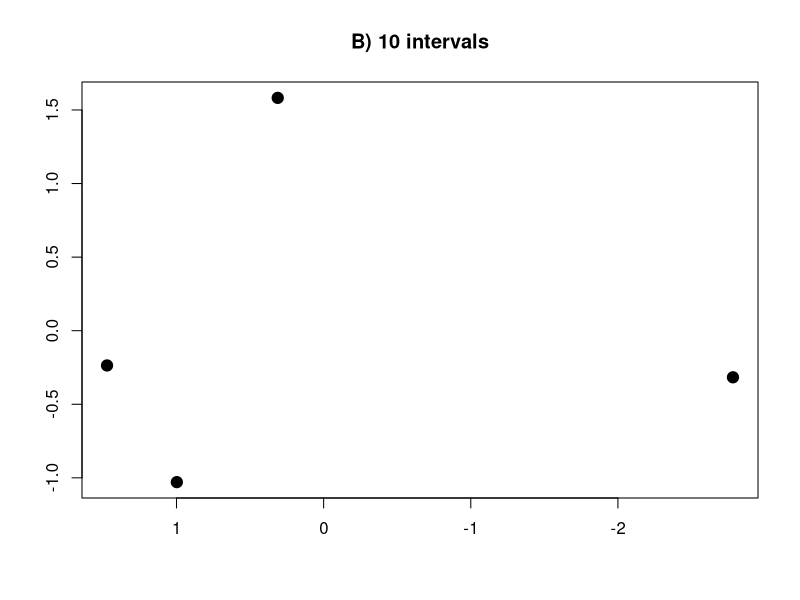
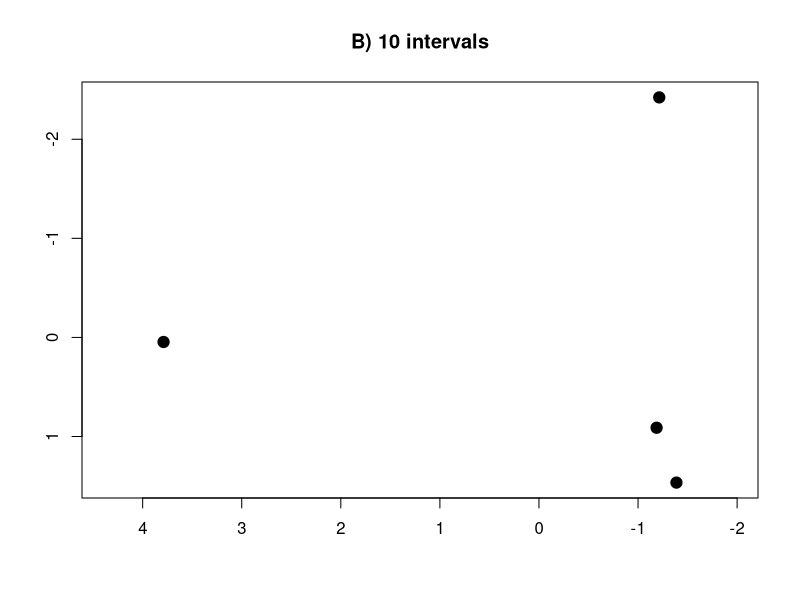
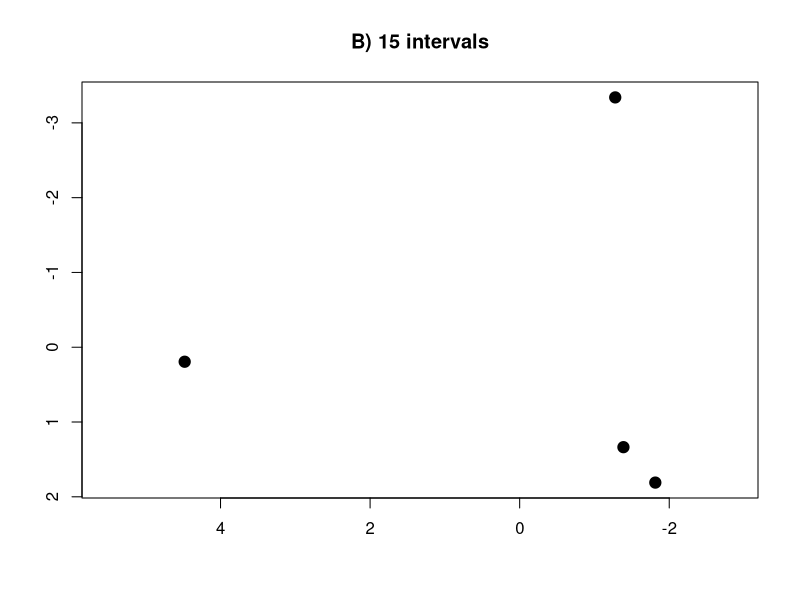
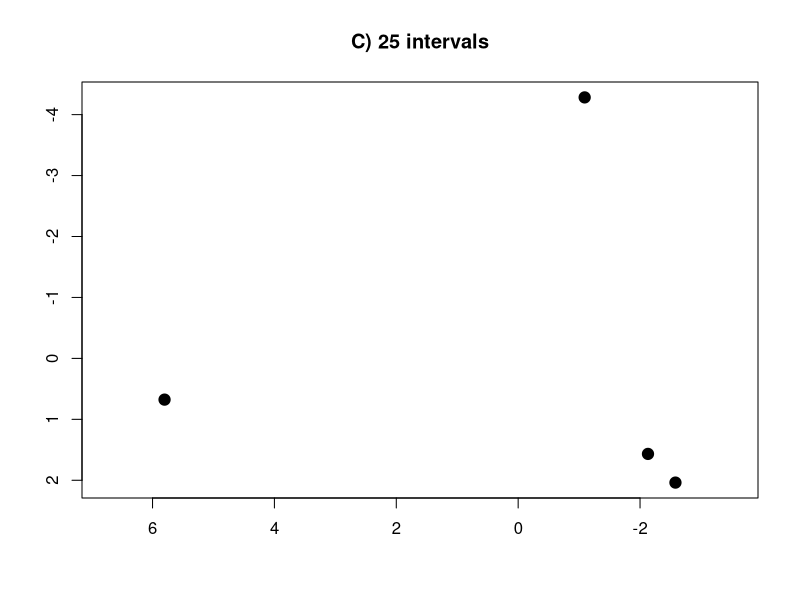
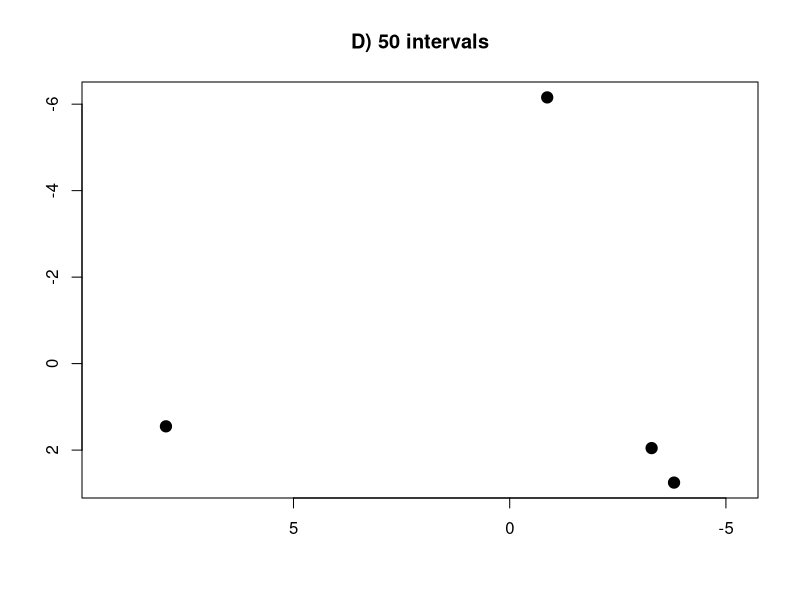
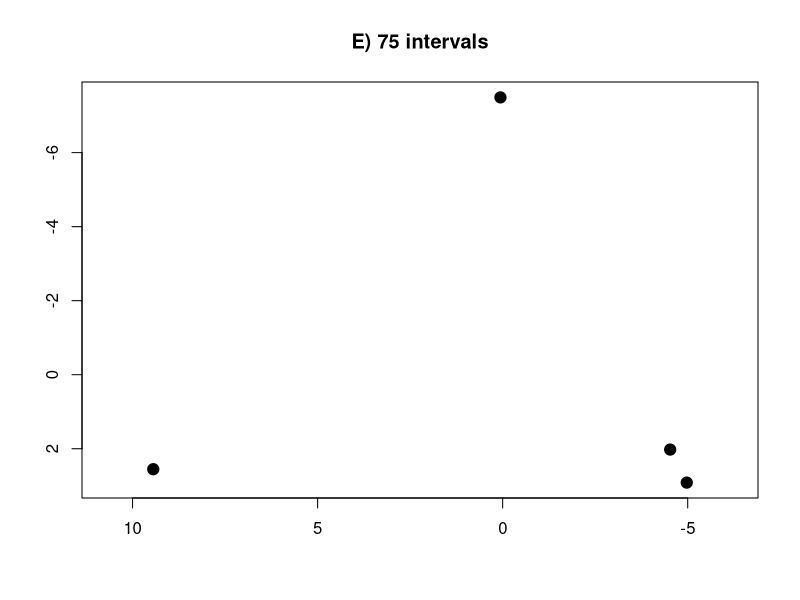
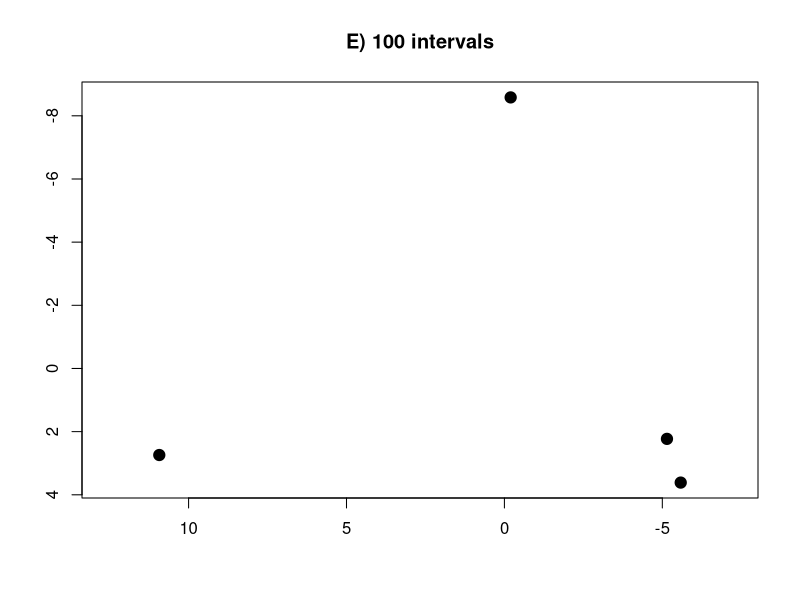
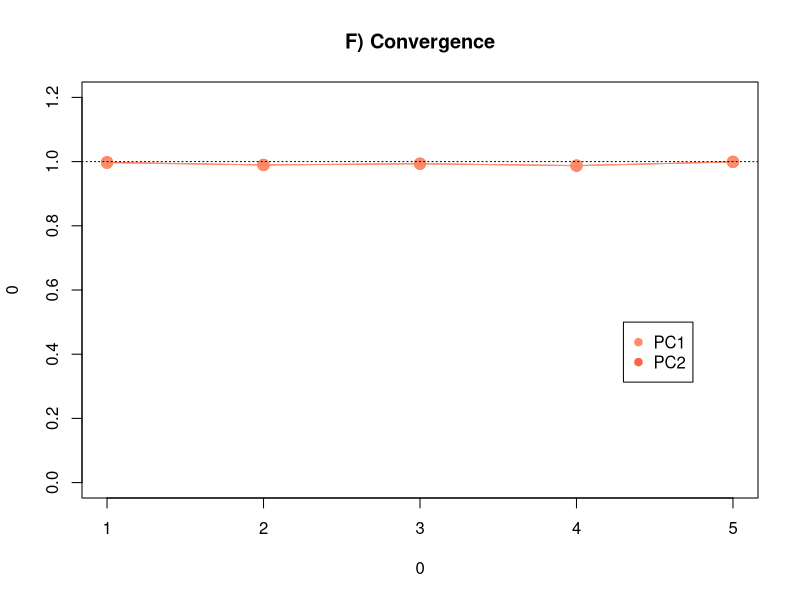

Recreate these plots in R, in order.
# The intervals method
# Script to carry out the convergence procedure associated with the intervals method
# Script powered by Jordi Marce-Nogue and Thomas Puschel
#
# Cite: Marce-Nogue, J., De Esteban-Trivigno, S., Puschel, T.A., Fortuny, J., 2017. The intervals method: a new approach to analyse finite element outputs using multivariate statistics. PeerJ 5, e3793. 
# https://doi.org/10.7717/peerj.3793
# -------------------------------------------------------------------------

# 1) Read all the files included in the convergence

intervals.data.5 = read.csv("matrix-of-intervals-5.csv", row.names=1, header = TRUE, sep = ",")
intervals.data.10 = read.csv("matrix-of-intervals-10.csv",row.names=1, header = TRUE, sep = ",")
intervals.data.15 = read.csv("matrix-of-intervals-15.csv",row.names=1, header = TRUE, sep = ",")
intervals.data.25 = read.csv("matrix-of-intervals-25.csv", row.names=1,header = TRUE, sep = ",")
intervals.data.50 = read.csv("matrix-of-intervals-50.csv", row.names=1,header = TRUE, sep = ",")
intervals.data.75 = read.csv("matrix-of-intervals-75.csv",row.names=1, header = TRUE, sep = ",")
intervals.data.100 = read.csv("matrix-of-intervals-100.csv", row.names=1,header = TRUE, sep = ",")

#SCALE = T to use the correlation matrix
#SCALE = F to use the variance-covariance matrix

# 2) Compute PCA for each case

PCA.5 = prcomp(intervals.data.5[,1:5], scale=T)
PCA.10 = prcomp(intervals.data.10[,1:10], scale=T)
PCA.15 = prcomp(intervals.data.15[,1:15], scale=T)
PCA.25 = prcomp(intervals.data.25[,1:25], scale=T)
PCA.50 = prcomp(intervals.data.50[,1:50], scale=T)
PCA.75 = prcomp(intervals.data.75[,1:75], scale=T)
PCA.100 = prcomp(intervals.data.100[,1:100], scale=T)

# 3) Calculate te R-squared values for convergence procedure

# PC1 convergence:

Rvalues.pc1 = c(summary(lm(PCA.10$x[,1]~PCA.15$x[,1]))$r.squared,
                summary(lm(PCA.15$x[,1]~PCA.25$x[,1]))$r.squared,
                summary(lm(PCA.25$x[,1]~PCA.50$x[,1]))$r.squared,
                summary(lm(PCA.50$x[,1]~PCA.75$x[,1]))$r.squared,
                summary(lm(PCA.75$x[,1]~PCA.100$x[,1]))$r.squared )

# PC2 convergence:

Rvalues.pc2 = c(summary(lm(PCA.10$x[,2]~PCA.15$x[,2]))$r.squared,
                summary(lm(PCA.15$x[,2]~PCA.25$x[,2]))$r.squared,
                summary(lm(PCA.25$x[,2]~PCA.50$x[,2]))$r.squared,
                summary(lm(PCA.50$x[,2]~PCA.75$x[,2]))$r.squared,
                summary(lm(PCA.75$x[,2]~PCA.100$x[,2]))$r.squared )

# Table with results: R-squared values

data.pca = data.frame(Rvalues.pc1,Rvalues.pc2)
names(data.pca) = c("PC1","PC2")
rownames(data.pca) = c("PCA 10 vs. PCA 15","PCA 15 vs. PCA 25","PCA 25 vs. PCA 50","PCA 50 vs. PCA 75","PCA 75 vs. PCA 100")

rm(intervals.data.5,intervals.data.10,intervals.data.15,intervals.data.25,intervals.data.50,intervals.data.75,intervals.data.100)


# 4) PLot the PCAs and the R-squared values

plot(PCA.5$x[,1], PCA.5$x[,2], pch=19, cex=1.5, xlab = "", ylab ="", asp=T, main = "B) 10 intervals", xlim=rev(range(PCA.5$x[,1])) , ylim = (range(PCA.5$x[,2])))
plot(PCA.10$x[,1], PCA.10$x[,2], pch=19, cex=1.5, xlab = "", ylab ="", asp=T, main = "B) 10 intervals", xlim=rev(range(PCA.10$x[,1])) , ylim = rev(range(PCA.10$x[,2])))
plot(PCA.15$x[,1], PCA.15$x[,2], pch=19, cex=1.5, xlab = "", ylab ="", asp=T, main = "B) 15 intervals", xlim=rev(range(PCA.15$x[,1])) , ylim = rev(range(PCA.15$x[,2])))
plot(PCA.25$x[,1], PCA.25$x[,2], pch=19, cex=1.5, xlab = "", ylab ="", asp=T, main = "C) 25 intervals", xlim=rev(range(PCA.25$x[,1])) , ylim = rev(range(PCA.25$x[,2])))
plot(PCA.50$x[,1], PCA.50$x[,2], pch=19, cex=1.5, xlab = "", ylab ="", asp=T, main = "D) 50 intervals", xlim=rev(range(PCA.50$x[,1])) , ylim = rev(range(PCA.50$x[,2])))
plot(PCA.75$x[,1], PCA.75$x[,2], pch=19, cex=1.5, xlab = "", ylab ="", asp=T, main = "E) 75 intervals", xlim=rev(range(PCA.75$x[,1])) , ylim = rev(range(PCA.75$x[,2])))
plot(PCA.100$x[,1], PCA.100$x[,2], pch=19, cex=1.5, xlab = "", ylab ="", asp=T, main = "E) 100 intervals", xlim=rev(range(PCA.100$x[,1])) , ylim = rev(range(PCA.100$x[,2])))

plot(0,0,main = "F) Convergence", ylim = c(0, 1.2), xlim = c(1, 5))
points(Rvalues.pc1, col = c("tomato"), pch=19, cex=1.5)
points(Rvalues.pc2, col = c("salmon1"), pch=19, cex=1.5)
lines(Rvalues.pc1,lwd=1, col = c("tomato"))
lines(Rvalues.pc2,lwd=1, col = c("salmon1"))
abline(h=1, lty=3)
legend(4.3,0.5, legend= names(data.pca), pch=19,  col=c("salmon1","tomato"),cex=1)

# Clear variables

rm(Rvalues.pc1,Rvalues.pc2)
rm(PCA.5,PCA.10,PCA.15,PCA.25,PCA.50,PCA.75,PCA.100)


